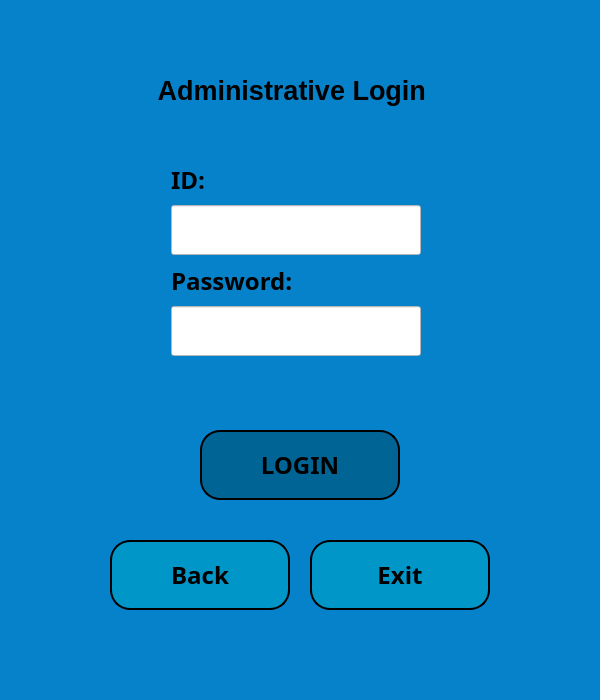
<?xml version="1.0" encoding="UTF-8"?>
<ui version="4.0">
 <class>admin_window</class>
 <widget class="QMainWindow" name="admin_window">
  <property name="geometry">
   <rect>
    <x>0</x>
    <y>0</y>
    <width>600</width>
    <height>700</height>
   </rect>
  </property>
  <property name="minimumSize">
   <size>
    <width>600</width>
    <height>700</height>
   </size>
  </property>
  <property name="maximumSize">
   <size>
    <width>600</width>
    <height>700</height>
   </size>
  </property>
  <property name="windowTitle">
   <string>Admin Window</string>
  </property>
  <property name="styleSheet">
   <string notr="true">background-color: rgb(5, 130, 202);
</string>
  </property>
  <widget class="QWidget" name="centralwidget">
   <widget class="QLabel" name="adminwdw_lbl_heading">
    <property name="geometry">
     <rect>
      <x>50</x>
      <y>40</y>
      <width>491</width>
      <height>101</height>
     </rect>
    </property>
    <property name="font">
     <font>
      <family>MS Shell Dlg 2</family>
      <pointsize>20</pointsize>
      <weight>75</weight>
      <bold>true</bold>
     </font>
    </property>
    <property name="text">
     <string>Administrative Login </string>
    </property>
    <property name="alignment">
     <set>Qt::AlignCenter</set>
    </property>
   </widget>
   <widget class="QPushButton" name="adminwdw_btn_login">
    <property name="geometry">
     <rect>
      <x>200</x>
      <y>430</y>
      <width>200</width>
      <height>70</height>
     </rect>
    </property>
    <property name="font">
     <font>
      <family>Bahnschrift SemiBold</family>
      <pointsize>18</pointsize>
      <weight>75</weight>
      <bold>true</bold>
     </font>
    </property>
    <property name="styleSheet">
     <string notr="true">QPushButton{
	background-color: rgb(0, 100, 148);

border:2px solid rgb(0, 150, 199);
border-radius:20px;
border-color:black;
}
QPushButton:hover {
     background-color: rgb(202, 240, 248);
     border:2px solid rgb(0, 150, 199);
}</string>
    </property>
    <property name="text">
     <string>LOGIN</string>
    </property>
   </widget>
   <widget class="QPushButton" name="adminwdw_btn_returnmain">
    <property name="geometry">
     <rect>
      <x>110</x>
      <y>540</y>
      <width>180</width>
      <height>70</height>
     </rect>
    </property>
    <property name="maximumSize">
     <size>
      <width>16777215</width>
      <height>70</height>
     </size>
    </property>
    <property name="font">
     <font>
      <family>Bahnschrift SemiBold</family>
      <pointsize>18</pointsize>
      <weight>75</weight>
      <bold>true</bold>
     </font>
    </property>
    <property name="styleSheet">
     <string notr="true">QPushButton {
background-color: rgb(0, 150, 199);
   border-color: rgb(66, 167, 255);
   border-bottom-color: rgb(255, 255, 255);
   border:2px solid rgb(202, 240, 248);
   border-radius:20px;
   border-color: black;
}

QPushButton:hover {
     background-color: rgb(202, 240, 248);
     border:2px solid rgb(202, 240, 248);
}
    
   </string>
    </property>
    <property name="text">
     <string>Back</string>
    </property>
   </widget>
   <widget class="QPushButton" name="adminwdw_btn_exit">
    <property name="geometry">
     <rect>
      <x>310</x>
      <y>540</y>
      <width>180</width>
      <height>70</height>
     </rect>
    </property>
    <property name="font">
     <font>
      <family>Bahnschrift SemiBold</family>
      <pointsize>18</pointsize>
      <weight>75</weight>
      <bold>true</bold>
     </font>
    </property>
    <property name="styleSheet">
     <string notr="true">QPushButton {
background-color: rgb(0, 150, 199);
   border-color: rgb(66, 167, 255);
   border-bottom-color: rgb(255, 255, 255);
   border:2px solid rgb(202, 240, 248);
   border-radius:20px;
   border-color: black;
}

QPushButton:hover {
     background-color: rgb(202, 240, 248);
     border:2px solid rgb(202, 240, 248);
}
    
   </string>
    </property>
    <property name="text">
     <string>Exit</string>
    </property>
   </widget>
   <widget class="QWidget" name="layoutWidget">
    <property name="geometry">
     <rect>
      <x>171</x>
      <y>160</y>
      <width>271</width>
      <height>241</height>
     </rect>
    </property>
    <layout class="QVBoxLayout" name="verticalLayout">
     <item>
      <widget class="QLabel" name="adminwdw_lbl_ADid">
       <property name="font">
        <font>
         <family>Bahnschrift SemiBold</family>
         <pointsize>18</pointsize>
         <weight>75</weight>
         <bold>true</bold>
        </font>
       </property>
       <property name="text">
        <string>ID:</string>
       </property>
      </widget>
     </item>
     <item>
      <widget class="QLineEdit" name="adminwdw_linedit_ADid">
       <property name="minimumSize">
        <size>
         <width>250</width>
         <height>50</height>
        </size>
       </property>
       <property name="maximumSize">
        <size>
         <width>250</width>
         <height>50</height>
        </size>
       </property>
       <property name="styleSheet">
        <string notr="true">background-color: rgb(255, 255, 255);</string>
       </property>
      </widget>
     </item>
     <item>
      <widget class="QLabel" name="adminwdw_lbl_ADpassword">
       <property name="font">
        <font>
         <family>Bahnschrift SemiBold</family>
         <pointsize>18</pointsize>
         <weight>75</weight>
         <bold>true</bold>
        </font>
       </property>
       <property name="text">
        <string>Password:</string>
       </property>
      </widget>
     </item>
     <item>
      <widget class="QLineEdit" name="adminwdw_linedit_ADpassword">
       <property name="minimumSize">
        <size>
         <width>250</width>
         <height>50</height>
        </size>
       </property>
       <property name="maximumSize">
        <size>
         <width>250</width>
         <height>50</height>
        </size>
       </property>
       <property name="styleSheet">
        <string notr="true">background-color: rgb(255, 255, 255);</string>
       </property>
       <property name="echoMode">
        <enum>QLineEdit::Password</enum>
       </property>
      </widget>
     </item>
     <item>
      <widget class="QLabel" name="adminwdw_lbl_warning">
       <property name="styleSheet">
        <string notr="true">color: rgb(255, 38, 0);</string>
       </property>
       <property name="text">
        <string/>
       </property>
      </widget>
     </item>
    </layout>
   </widget>
  </widget>
  <widget class="QMenuBar" name="menubar">
   <property name="geometry">
    <rect>
     <x>0</x>
     <y>0</y>
     <width>600</width>
     <height>22</height>
    </rect>
   </property>
  </widget>
  <widget class="QStatusBar" name="statusbar"/>
 </widget>
 <resources/>
 <connections/>
</ui>
